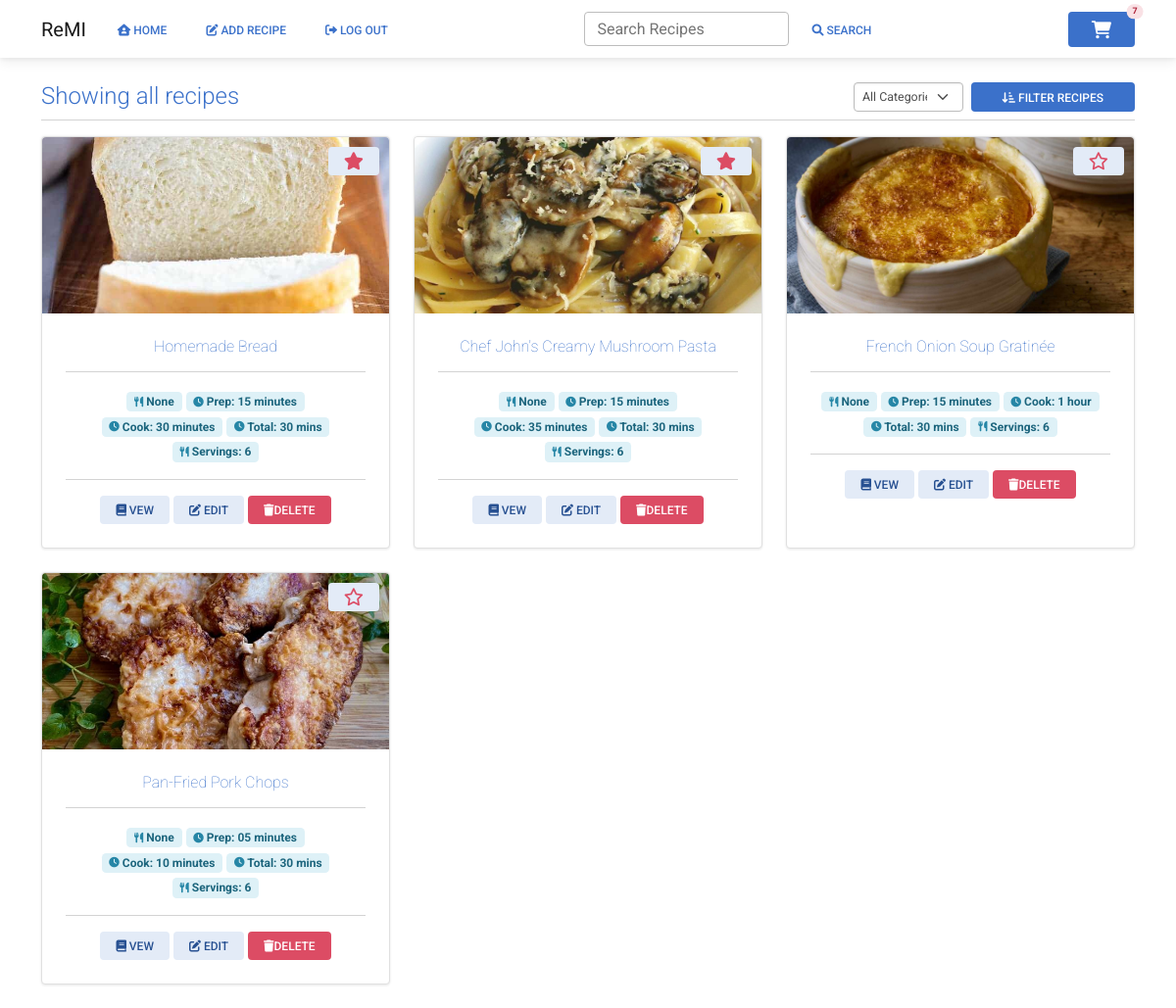
/all_recipes (signed in), run on an earlier commit of the app's database.
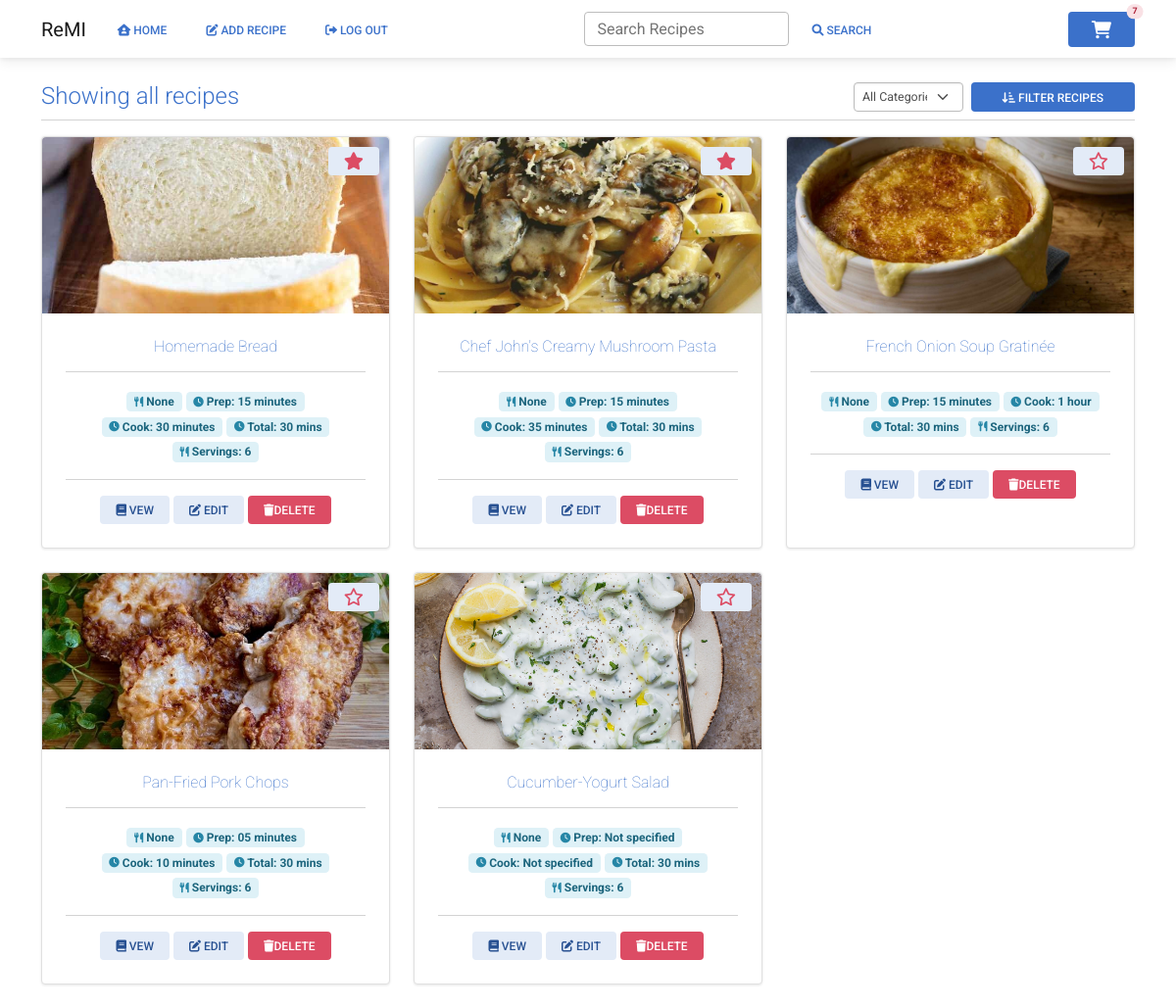
And on a later commit of the database.
### website/models.py (models this page shows)
class Recipe(db.Model):
    id = db.Column(db.Integer, primary_key=True)
    uuid = db.Column(db.Integer, primary_key=False)
    username = db.Column(db.Integer, db.ForeignKey('user.id'))
    recipe_name = db.Column(db.String(200))
    prep_time = db.Column(db.Integer, primary_key=False)
    cook_time = db.Column(db.Integer, primary_key=False)
    total_time = db.Column(db.Integer, primary_key=False)
    ingredients = db.Column(db.String())
    servings = db.Column(db.String())
    ingredients_quantity = db.Column(db.String())
    ingredients_measurement = db.Column(db.String())
    instructions = db.Column(db.String())
    instructions_json = db.Column(db.String())
    original_url = db.Column(db.String())
    date_parsed = db.Column(db.String())
    image = db.Column(db.String())
    favorite = db.Column(db.Boolean, default=False)
    category = db.Column(db.String())
    ingredient_list = db.relationship('Ingredients')
    tags = db.relationship('Tag', secondary=recipe_tag, backref='recipe')

### website/views.py (the view, shortened to what this page needs)
@views.route('/all_recipes', methods=['GET', 'POST'])
@login_required
def all_recipes():
    shopping_list = ShoppingList.query.count()
    session['shopping_list'] = shopping_list
    recipes = Recipe.query.filter_by(username=current_user.id).all()
    page_title = "Showing all recipes"
    return render_template("all_recipes.html", user=current_user, recipes=recipes, shopping_list=shopping_list, page_title=page_title)

### website/__init__.py (called while the page is built)
def create_app():
    app = Flask(__name__)
    app.config['SECRET_KEY'] = 'sdf897sdf987'
    app.config['SQLALCHEMY_DATABASE_URI'] = f'sqlite:///{DB_NAME}'
    db.init_app(app)
    migrate.init_app(app, db)
    from .views import views
    from .auth import auth
    app.register_blueprint(views, url_prefix='/')
    app.register_blueprint(auth, url_prefix='/')
    from .models import User, Recipe
    with app.app_context():
        db.create_all()
    login_manager = LoginManager()
    login_manager.login_view = 'auth.login'
    login_manager.init_app(app)
    @login_manager.user_loader
    def load_user(id):
        return User.query.get(int(id))
    return app

### website/templates/all_recipes.html (shortened to what this page needs)
{% extends "base.html" %} {% block title %}Home{% endblock %} {% block content
%}
<br />
<div class="container">
  <div class="all_recipes_header">
    <div>
      <h1 class="display-6 text-primary mb-0" style="font-size: 1.5rem">
        {{ page_title }}
      </h1>
    </div>
    <div>
      <form method="POST">
        <select class="form-select rounded form-select-sm" id="sort_method" name="sort_method">
          <option value="all">All Categories</option>
        </select>
      </div>
        <div style="display: grid">
          <button type="submit" class="btn btn-primary btn-sm shadow-none">
            <i class="fa-solid fa-arrow-down-short-wide"></i> Filter Recipes
          </button>
        </div>
  </div>
  <div class="row">
    <div class="col">
      <hr class="mt-0" />
    </div>
  </div>
  <div class="row">
    {% for recipe in recipes %}
    <div class="d-flex justify-content-between col-lg-4 col-md-3 col-sm-6">
      <div class="card mb-4 shadow-2 border" style="border-radius: 4px">
        <img
          class="card-img-top"
          src="{{ url_for('static', filename=recipe.image) }}"
          style="
            width: 100%;
            height: 15vw;
            object-fit: cover;
            border-top-left-radius: 4px;
            border-top-right-radius: 4px;
          "
        />
        {% if recipe.favorite == True %}
        <button
          class="btn btn-secondary btn-sm"
          onclick="remove_favorite('{{ recipe.id }}')"
          style="position: absolute; top: 10px; right: 10px"
        >
        </button>
        {% else %}
        <button
          class="btn btn-secondary btn-sm"
          onclick="add_favorite('{{ recipe.id }}')"
          style="position: absolute; top: 10px; right: 10px"
        >
        </button>
        {% endif %}
        <div class="card-body text-center rounded-4">
          <h6 class="card-title">
            <span class="text-primary fw-lighter"
              >{{ recipe.recipe_name }}</span
            >
          </h6>
          <hr />
          <span class="badge badge-info"
            > {{ recipe.category }}</span
          >
          <span class="badge badge-info"
            > Prep: {{ recipe.prep_time
            }}</span
          >
          <span class="badge badge-info"
            > Cook: {{ recipe.cook_time
            }}</span
          >
          <span class="badge badge-info"
            > Total: 30 mins</span
          >
          <span class="badge badge-info"
            > Servings: 6</span
          >
          <hr />
          <a
            href="view_recipe/{{ recipe.uuid }}"
            class="btn btn-secondary btn-sm shadow-none"
            ><i class="fa fa-book"></i> Vew
          </a>
          <a
            href="edit_recipe/{{ recipe.uuid }}"
            type="button"
            class="btn btn-secondary btn-sm shadow-none"
            ><i class="fa-solid fa-pen-to-square"></i>
            Edit
          </a>
          <button
            type="button"
            class="btn btn-danger btn-sm shadow-none"
            data-mdb-toggle="modal"
            data-mdb-target="#delete_recipe"
            data-recipe-title="{{ recipe.recipe_name }}"
            data-recipe-uuid="{{ recipe.uuid }}"
          >
            <i class="fa fa-trash"></i>Delete
          </button>
        </div>
      </div>
    </div>
    {% endfor %}
  </div>
</div>
{% endblock %}

What changed in the data, as far as the page shows it:
added Recipe: image (picture), recipe_name "Cucumber-Yogurt Salad", category "None", prep_time "Not specified", cook_time "Not specified"
